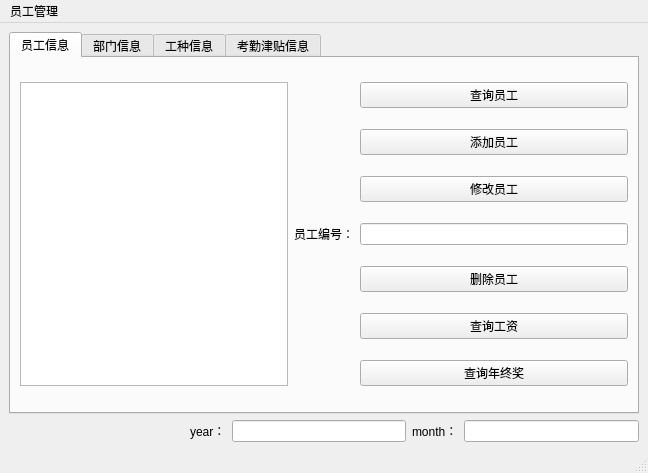
<?xml version="1.0" encoding="UTF-8"?>
<ui version="4.0">
 <class>MainWindow</class>
 <widget class="QMainWindow" name="MainWindow">
  <property name="geometry">
   <rect>
    <x>0</x>
    <y>0</y>
    <width>648</width>
    <height>407</height>
   </rect>
  </property>
  <property name="windowTitle">
   <string>MainWindow</string>
  </property>
  <widget class="QWidget" name="centralwidget">
   <layout class="QGridLayout" name="gridLayout_5">
    <item row="1" column="4">
     <widget class="QLineEdit" name="time_month"/>
    </item>
    <item row="1" column="2">
     <widget class="QLineEdit" name="time_year"/>
    </item>
    <item row="1" column="1">
     <widget class="QLabel" name="label_7">
      <property name="text">
       <string>year：</string>
      </property>
     </widget>
    </item>
    <item row="0" column="0" colspan="5">
     <widget class="QTabWidget" name="tabWidget">
      <property name="currentIndex">
       <number>0</number>
      </property>
      <widget class="QWidget" name="tab">
       <attribute name="title">
        <string>员工信息</string>
       </attribute>
       <layout class="QGridLayout" name="gridLayout">
        <item row="0" column="2">
         <widget class="QPushButton" name="select_person">
          <property name="text">
           <string>查询员工</string>
          </property>
         </widget>
        </item>
        <item row="1" column="2">
         <widget class="QPushButton" name="add_person">
          <property name="text">
           <string>添加员工</string>
          </property>
         </widget>
        </item>
        <item row="2" column="2">
         <widget class="QPushButton" name="up_person">
          <property name="text">
           <string>修改员工</string>
          </property>
         </widget>
        </item>
        <item row="3" column="1">
         <widget class="QLabel" name="label_6">
          <property name="text">
           <string>员工编号：</string>
          </property>
         </widget>
        </item>
        <item row="3" column="2">
         <widget class="QLineEdit" name="dele_id"/>
        </item>
        <item row="4" column="2">
         <widget class="QPushButton" name="dele_person">
          <property name="text">
           <string>删除员工</string>
          </property>
         </widget>
        </item>
        <item row="5" column="2">
         <widget class="QPushButton" name="salary">
          <property name="text">
           <string>查询工资</string>
          </property>
         </widget>
        </item>
        <item row="6" column="2">
         <widget class="QPushButton" name="salary_2">
          <property name="text">
           <string>查询年终奖</string>
          </property>
         </widget>
        </item>
        <item row="0" column="0" rowspan="7">
         <widget class="QListWidget" name="listWidget"/>
        </item>
       </layout>
      </widget>
      <widget class="QWidget" name="tab_2">
       <attribute name="title">
        <string>部门信息</string>
       </attribute>
       <layout class="QGridLayout" name="gridLayout_2">
        <item row="0" column="1">
         <widget class="QLabel" name="label_8">
          <property name="text">
           <string>部门编号：</string>
          </property>
         </widget>
        </item>
        <item row="0" column="2">
         <widget class="QLineEdit" name="depart_id"/>
        </item>
        <item row="1" column="1">
         <widget class="QLabel" name="label_9">
          <property name="text">
           <string>部门名字：</string>
          </property>
         </widget>
        </item>
        <item row="1" column="2">
         <widget class="QLineEdit" name="depart_name"/>
        </item>
        <item row="2" column="2">
         <widget class="QPushButton" name="select_depart">
          <property name="text">
           <string>查询部门</string>
          </property>
         </widget>
        </item>
        <item row="3" column="2">
         <widget class="QPushButton" name="add_depart">
          <property name="text">
           <string>添加部门</string>
          </property>
         </widget>
        </item>
        <item row="4" column="2">
         <widget class="QPushButton" name="up_depart">
          <property name="text">
           <string>修改部门</string>
          </property>
         </widget>
        </item>
        <item row="5" column="2">
         <widget class="QPushButton" name="dele_depart">
          <property name="text">
           <string>删除部门(input id)</string>
          </property>
         </widget>
        </item>
        <item row="6" column="2">
         <widget class="QPushButton" name="salary_depart">
          <property name="text">
           <string>查询工资(input id)</string>
          </property>
         </widget>
        </item>
        <item row="0" column="0" rowspan="7">
         <widget class="QListWidget" name="listWidget_depart"/>
        </item>
       </layout>
      </widget>
      <widget class="QWidget" name="tab_3">
       <attribute name="title">
        <string>工种信息</string>
       </attribute>
       <layout class="QGridLayout" name="gridLayout_4">
        <item row="0" column="1">
         <widget class="QLabel" name="label_11">
          <property name="text">
           <string>工种编号：</string>
          </property>
         </widget>
        </item>
        <item row="0" column="2">
         <widget class="QLineEdit" name="job_id"/>
        </item>
        <item row="1" column="1">
         <widget class="QLabel" name="label_10">
          <property name="text">
           <string>工种名字：</string>
          </property>
         </widget>
        </item>
        <item row="1" column="2">
         <widget class="QLineEdit" name="job_name"/>
        </item>
        <item row="2" column="1">
         <widget class="QLabel" name="label_12">
          <property name="text">
           <string>等级：</string>
          </property>
         </widget>
        </item>
        <item row="2" column="2">
         <widget class="QLineEdit" name="job_level"/>
        </item>
        <item row="3" column="1">
         <widget class="QLabel" name="label_13">
          <property name="text">
           <string>基本工资：</string>
          </property>
         </widget>
        </item>
        <item row="3" column="2">
         <widget class="QLineEdit" name="job_salary"/>
        </item>
        <item row="0" column="0" rowspan="8">
         <widget class="QListWidget" name="listWidget_job"/>
        </item>
        <item row="4" column="2">
         <widget class="QPushButton" name="select_job">
          <property name="text">
           <string>查询工种</string>
          </property>
         </widget>
        </item>
        <item row="5" column="2">
         <widget class="QPushButton" name="add_job">
          <property name="text">
           <string>添加工种</string>
          </property>
         </widget>
        </item>
        <item row="6" column="2">
         <widget class="QPushButton" name="up_job">
          <property name="text">
           <string>修改工种</string>
          </property>
         </widget>
        </item>
        <item row="7" column="2">
         <widget class="QPushButton" name="dele_job">
          <property name="text">
           <string>删除工种(input id)</string>
          </property>
         </widget>
        </item>
       </layout>
      </widget>
      <widget class="QWidget" name="tab_4">
       <attribute name="title">
        <string>考勤津贴信息</string>
       </attribute>
       <layout class="QGridLayout" name="gridLayout_7">
        <item row="3" column="1">
         <widget class="QLabel" name="label">
          <property name="text">
           <string>注：删除时输入(id year month)</string>
          </property>
         </widget>
        </item>
        <item row="0" column="1">
         <layout class="QGridLayout" name="gridLayout_3">
          <item row="3" column="0">
           <widget class="QLabel" name="label_15">
            <property name="text">
             <string>缺勤天数：</string>
            </property>
           </widget>
          </item>
          <item row="2" column="0">
           <widget class="QLabel" name="label_17">
            <property name="text">
             <string>月：</string>
            </property>
           </widget>
          </item>
          <item row="2" column="1">
           <widget class="QLineEdit" name="month"/>
          </item>
          <item row="4" column="1">
           <widget class="QLineEdit" name="allowance_day"/>
          </item>
          <item row="4" column="0">
           <widget class="QLabel" name="label_19">
            <property name="text">
             <string>加班天数：</string>
            </property>
           </widget>
          </item>
          <item row="0" column="1">
           <widget class="QLineEdit" name="person_id"/>
          </item>
          <item row="1" column="1">
           <widget class="QLineEdit" name="year"/>
          </item>
          <item row="5" column="0">
           <widget class="QLabel" name="label_20">
            <property name="text">
             <string>加班类型：</string>
            </property>
           </widget>
          </item>
          <item row="5" column="1">
           <widget class="QLineEdit" name="allowance_type"/>
          </item>
          <item row="3" column="1">
           <widget class="QLineEdit" name="attendance_day"/>
          </item>
          <item row="0" column="0">
           <widget class="QLabel" name="label_16">
            <property name="text">
             <string>员工编号：</string>
            </property>
           </widget>
          </item>
          <item row="1" column="0">
           <widget class="QLabel" name="label_18">
            <property name="text">
             <string>年：</string>
            </property>
           </widget>
          </item>
         </layout>
        </item>
        <item row="0" column="0" rowspan="4">
         <widget class="QListWidget" name="listWidget_allatt"/>
        </item>
        <item row="2" column="1">
         <layout class="QGridLayout" name="gridLayout_6">
          <item row="0" column="0">
           <widget class="QPushButton" name="attendance_select">
            <property name="text">
             <string>查询考勤</string>
            </property>
           </widget>
          </item>
          <item row="0" column="1">
           <widget class="QPushButton" name="allowance_select">
            <property name="text">
             <string>查询加班</string>
            </property>
           </widget>
          </item>
          <item row="1" column="0">
           <widget class="QPushButton" name="attendance_add">
            <property name="text">
             <string>添加考勤</string>
            </property>
           </widget>
          </item>
          <item row="1" column="1">
           <widget class="QPushButton" name="allowance_add">
            <property name="text">
             <string>添加加班</string>
            </property>
           </widget>
          </item>
          <item row="2" column="0">
           <widget class="QPushButton" name="attendance_up">
            <property name="text">
             <string>修改考勤</string>
            </property>
           </widget>
          </item>
          <item row="2" column="1">
           <widget class="QPushButton" name="allowance_up">
            <property name="text">
             <string>修改加班</string>
            </property>
           </widget>
          </item>
          <item row="3" column="0">
           <widget class="QPushButton" name="attendance_dele">
            <property name="text">
             <string>删除考勤</string>
            </property>
           </widget>
          </item>
          <item row="3" column="1">
           <widget class="QPushButton" name="allowance_dele">
            <property name="text">
             <string>删除加班</string>
            </property>
           </widget>
          </item>
         </layout>
        </item>
        <item row="1" column="1">
         <spacer name="horizontalSpacer_2">
          <property name="orientation">
           <enum>Qt::Horizontal</enum>
          </property>
          <property name="sizeHint" stdset="0">
           <size>
            <width>40</width>
            <height>20</height>
           </size>
          </property>
         </spacer>
        </item>
       </layout>
      </widget>
     </widget>
    </item>
    <item row="1" column="0">
     <spacer name="horizontalSpacer">
      <property name="orientation">
       <enum>Qt::Horizontal</enum>
      </property>
      <property name="sizeHint" stdset="0">
       <size>
        <width>127</width>
        <height>20</height>
       </size>
      </property>
     </spacer>
    </item>
    <item row="1" column="3">
     <widget class="QLabel" name="label_14">
      <property name="text">
       <string>month：</string>
      </property>
     </widget>
    </item>
   </layout>
  </widget>
  <widget class="QMenuBar" name="menubar">
   <property name="geometry">
    <rect>
     <x>0</x>
     <y>0</y>
     <width>648</width>
     <height>17</height>
    </rect>
   </property>
   <widget class="QMenu" name="menu">
    <property name="title">
     <string>员工管理</string>
    </property>
   </widget>
   <addaction name="menu"/>
  </widget>
  <widget class="QStatusBar" name="statusbar"/>
 </widget>
 <resources/>
 <connections/>
</ui>
